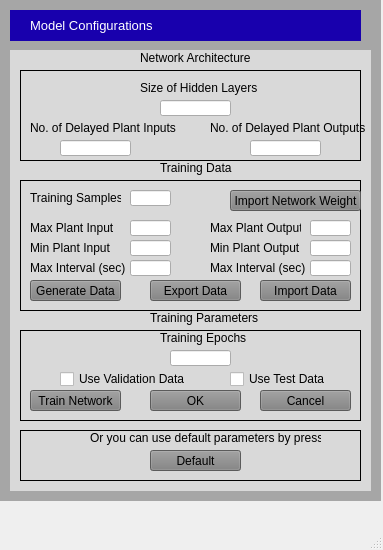
<?xml version="1.0" encoding="UTF-8"?>
<ui version="4.0">
 <class>MainWindow</class>
 <widget class="QMainWindow" name="MainWindow">
  <property name="geometry">
   <rect>
    <x>0</x>
    <y>0</y>
    <width>383</width>
    <height>550</height>
   </rect>
  </property>
  <property name="windowTitle">
   <string>MainWindow</string>
  </property>
  <widget class="QWidget" name="centralwidget">
   <widget class="QLabel" name="label">
    <property name="geometry">
     <rect>
      <x>140</x>
      <y>50</y>
      <width>151</width>
      <height>16</height>
     </rect>
    </property>
    <property name="text">
     <string>Network Architecture</string>
    </property>
   </widget>
   <widget class="QLabel" name="label_2">
    <property name="geometry">
     <rect>
      <x>30</x>
      <y>120</y>
      <width>171</width>
      <height>16</height>
     </rect>
    </property>
    <property name="text">
     <string>No. of Delayed Plant Inputs</string>
    </property>
   </widget>
   <widget class="QLabel" name="label_3">
    <property name="geometry">
     <rect>
      <x>210</x>
      <y>120</y>
      <width>171</width>
      <height>16</height>
     </rect>
    </property>
    <property name="text">
     <string>No. of Delayed Plant Outputs</string>
    </property>
   </widget>
   <widget class="QLabel" name="label_4">
    <property name="geometry">
     <rect>
      <x>140</x>
      <y>80</y>
      <width>161</width>
      <height>16</height>
     </rect>
    </property>
    <property name="text">
     <string>Size of Hidden Layers</string>
    </property>
   </widget>
   <widget class="QLabel" name="label_5">
    <property name="geometry">
     <rect>
      <x>160</x>
      <y>160</y>
      <width>91</width>
      <height>16</height>
     </rect>
    </property>
    <property name="text">
     <string>Training Data</string>
    </property>
   </widget>
   <widget class="QLabel" name="label_6">
    <property name="geometry">
     <rect>
      <x>30</x>
      <y>190</y>
      <width>91</width>
      <height>16</height>
     </rect>
    </property>
    <property name="text">
     <string>Training Samples</string>
    </property>
   </widget>
   <widget class="QLabel" name="label_7">
    <property name="geometry">
     <rect>
      <x>30</x>
      <y>220</y>
      <width>91</width>
      <height>16</height>
     </rect>
    </property>
    <property name="text">
     <string>Max Plant Input</string>
    </property>
   </widget>
   <widget class="QLabel" name="label_8">
    <property name="geometry">
     <rect>
      <x>30</x>
      <y>240</y>
      <width>91</width>
      <height>16</height>
     </rect>
    </property>
    <property name="text">
     <string>Min Plant Input</string>
    </property>
   </widget>
   <widget class="QLabel" name="label_9">
    <property name="geometry">
     <rect>
      <x>30</x>
      <y>260</y>
      <width>101</width>
      <height>16</height>
     </rect>
    </property>
    <property name="text">
     <string>Max Interval (sec)</string>
    </property>
   </widget>
   <widget class="QPushButton" name="pushButton">
    <property name="geometry">
     <rect>
      <x>230</x>
      <y>190</y>
      <width>131</width>
      <height>21</height>
     </rect>
    </property>
    <property name="styleSheet">
     <string notr="true">QPushButton{background-color: gray;}</string>
    </property>
    <property name="text">
     <string>Import Network Weight</string>
    </property>
   </widget>
   <widget class="QLabel" name="label_10">
    <property name="geometry">
     <rect>
      <x>210</x>
      <y>240</y>
      <width>91</width>
      <height>16</height>
     </rect>
    </property>
    <property name="text">
     <string>Min Plant Output</string>
    </property>
   </widget>
   <widget class="QLabel" name="label_11">
    <property name="geometry">
     <rect>
      <x>210</x>
      <y>220</y>
      <width>91</width>
      <height>16</height>
     </rect>
    </property>
    <property name="text">
     <string>Max Plant Output</string>
    </property>
   </widget>
   <widget class="QLabel" name="label_12">
    <property name="geometry">
     <rect>
      <x>210</x>
      <y>260</y>
      <width>111</width>
      <height>16</height>
     </rect>
    </property>
    <property name="text">
     <string>Max Interval (sec)</string>
    </property>
   </widget>
   <widget class="QLineEdit" name="lineEdit_6">
    <property name="geometry">
     <rect>
      <x>160</x>
      <y>100</y>
      <width>71</width>
      <height>16</height>
     </rect>
    </property>
   </widget>
   <widget class="QLineEdit" name="lineEdit_7">
    <property name="geometry">
     <rect>
      <x>60</x>
      <y>140</y>
      <width>71</width>
      <height>16</height>
     </rect>
    </property>
   </widget>
   <widget class="QLineEdit" name="lineEdit_8">
    <property name="geometry">
     <rect>
      <x>250</x>
      <y>140</y>
      <width>71</width>
      <height>16</height>
     </rect>
    </property>
   </widget>
   <widget class="QLineEdit" name="lineEdit">
    <property name="geometry">
     <rect>
      <x>130</x>
      <y>190</y>
      <width>41</width>
      <height>16</height>
     </rect>
    </property>
   </widget>
   <widget class="QLineEdit" name="lineEdit_2">
    <property name="geometry">
     <rect>
      <x>130</x>
      <y>220</y>
      <width>41</width>
      <height>16</height>
     </rect>
    </property>
   </widget>
   <widget class="QLineEdit" name="lineEdit_3">
    <property name="geometry">
     <rect>
      <x>130</x>
      <y>240</y>
      <width>41</width>
      <height>16</height>
     </rect>
    </property>
   </widget>
   <widget class="QLineEdit" name="lineEdit_4">
    <property name="geometry">
     <rect>
      <x>130</x>
      <y>260</y>
      <width>41</width>
      <height>16</height>
     </rect>
    </property>
   </widget>
   <widget class="QLineEdit" name="lineEdit_5">
    <property name="geometry">
     <rect>
      <x>310</x>
      <y>220</y>
      <width>41</width>
      <height>16</height>
     </rect>
    </property>
   </widget>
   <widget class="QLineEdit" name="lineEdit_9">
    <property name="geometry">
     <rect>
      <x>310</x>
      <y>240</y>
      <width>41</width>
      <height>16</height>
     </rect>
    </property>
   </widget>
   <widget class="QLineEdit" name="lineEdit_10">
    <property name="geometry">
     <rect>
      <x>310</x>
      <y>260</y>
      <width>41</width>
      <height>16</height>
     </rect>
    </property>
   </widget>
   <widget class="QPushButton" name="pushButton_2">
    <property name="geometry">
     <rect>
      <x>30</x>
      <y>280</y>
      <width>91</width>
      <height>21</height>
     </rect>
    </property>
    <property name="styleSheet">
     <string notr="true">QPushButton{background-color: gray;}</string>
    </property>
    <property name="text">
     <string>Generate Data</string>
    </property>
   </widget>
   <widget class="QPushButton" name="pushButton_3">
    <property name="geometry">
     <rect>
      <x>150</x>
      <y>280</y>
      <width>91</width>
      <height>21</height>
     </rect>
    </property>
    <property name="styleSheet">
     <string notr="true">QPushButton{background-color: gray;}</string>
    </property>
    <property name="text">
     <string>Export Data</string>
    </property>
   </widget>
   <widget class="QPushButton" name="pushButton_4">
    <property name="geometry">
     <rect>
      <x>260</x>
      <y>280</y>
      <width>91</width>
      <height>21</height>
     </rect>
    </property>
    <property name="styleSheet">
     <string notr="true">QPushButton{background-color: gray;}</string>
    </property>
    <property name="text">
     <string>Import Data</string>
    </property>
   </widget>
   <widget class="QLabel" name="label_13">
    <property name="geometry">
     <rect>
      <x>150</x>
      <y>310</y>
      <width>151</width>
      <height>16</height>
     </rect>
    </property>
    <property name="text">
     <string>Training Parameters</string>
    </property>
   </widget>
   <widget class="QLabel" name="label_14">
    <property name="geometry">
     <rect>
      <x>160</x>
      <y>330</y>
      <width>111</width>
      <height>16</height>
     </rect>
    </property>
    <property name="text">
     <string>Training Epochs</string>
    </property>
   </widget>
   <widget class="QLineEdit" name="lineEdit_11">
    <property name="geometry">
     <rect>
      <x>170</x>
      <y>350</y>
      <width>61</width>
      <height>16</height>
     </rect>
    </property>
   </widget>
   <widget class="QCheckBox" name="checkBox_2">
    <property name="geometry">
     <rect>
      <x>60</x>
      <y>370</y>
      <width>151</width>
      <height>18</height>
     </rect>
    </property>
    <property name="text">
     <string>Use Validation Data</string>
    </property>
   </widget>
   <widget class="QCheckBox" name="checkBox_3">
    <property name="geometry">
     <rect>
      <x>230</x>
      <y>370</y>
      <width>111</width>
      <height>18</height>
     </rect>
    </property>
    <property name="text">
     <string>Use Test Data</string>
    </property>
   </widget>
   <widget class="QPushButton" name="pushButton_5">
    <property name="geometry">
     <rect>
      <x>260</x>
      <y>390</y>
      <width>91</width>
      <height>21</height>
     </rect>
    </property>
    <property name="styleSheet">
     <string notr="true">QPushButton{background-color: gray;}</string>
    </property>
    <property name="text">
     <string>Cancel</string>
    </property>
   </widget>
   <widget class="QPushButton" name="pushButton_6">
    <property name="geometry">
     <rect>
      <x>30</x>
      <y>390</y>
      <width>91</width>
      <height>21</height>
     </rect>
    </property>
    <property name="styleSheet">
     <string notr="true">QPushButton{background-color: gray;}</string>
    </property>
    <property name="text">
     <string>Train Network</string>
    </property>
   </widget>
   <widget class="QPushButton" name="pushButton_7">
    <property name="geometry">
     <rect>
      <x>150</x>
      <y>390</y>
      <width>91</width>
      <height>21</height>
     </rect>
    </property>
    <property name="styleSheet">
     <string notr="true">QPushButton{background-color: gray;}</string>
    </property>
    <property name="text">
     <string>OK</string>
    </property>
   </widget>
   <widget class="QLabel" name="label_15">
    <property name="geometry">
     <rect>
      <x>90</x>
      <y>430</y>
      <width>231</width>
      <height>16</height>
     </rect>
    </property>
    <property name="text">
     <string>Or you can use default parameters by pressing</string>
    </property>
   </widget>
   <widget class="QPushButton" name="pushButton_8">
    <property name="geometry">
     <rect>
      <x>150</x>
      <y>450</y>
      <width>91</width>
      <height>21</height>
     </rect>
    </property>
    <property name="styleSheet">
     <string notr="true">QPushButton{background-color: gray;}</string>
    </property>
    <property name="text">
     <string>Default</string>
    </property>
   </widget>
   <widget class="QFrame" name="frame">
    <property name="geometry">
     <rect>
      <x>0</x>
      <y>0</y>
      <width>381</width>
      <height>501</height>
     </rect>
    </property>
    <property name="styleSheet">
     <string notr="true">QFrame{background-color:rgb(166,166,166);}</string>
    </property>
    <widget class="QFrame" name="frame_2">
     <property name="geometry">
      <rect>
       <x>10</x>
       <y>50</y>
       <width>361</width>
       <height>441</height>
      </rect>
     </property>
     <property name="styleSheet">
      <string notr="true">QFrame{background-color:#d9d9d9;}</string>
     </property>
     <widget class="QFrame" name="frame_3">
      <property name="geometry">
       <rect>
        <x>10</x>
        <y>20</y>
        <width>341</width>
        <height>91</height>
       </rect>
      </property>
      <property name="frameShape">
       <enum>QFrame::Box</enum>
      </property>
     </widget>
     <widget class="QFrame" name="frame_4">
      <property name="geometry">
       <rect>
        <x>10</x>
        <y>130</y>
        <width>341</width>
        <height>131</height>
       </rect>
      </property>
      <property name="frameShape">
       <enum>QFrame::Box</enum>
      </property>
     </widget>
     <widget class="QFrame" name="frame_5">
      <property name="geometry">
       <rect>
        <x>10</x>
        <y>280</y>
        <width>341</width>
        <height>91</height>
       </rect>
      </property>
      <property name="frameShape">
       <enum>QFrame::Box</enum>
      </property>
     </widget>
     <widget class="QFrame" name="frame_6">
      <property name="geometry">
       <rect>
        <x>10</x>
        <y>380</y>
        <width>341</width>
        <height>51</height>
       </rect>
      </property>
      <property name="frameShape">
       <enum>QFrame::Box</enum>
      </property>
     </widget>
    </widget>
    <widget class="QFrame" name="frame_7">
     <property name="geometry">
      <rect>
       <x>10</x>
       <y>10</y>
       <width>351</width>
       <height>31</height>
      </rect>
     </property>
     <property name="styleSheet">
      <string notr="true">QFrame{background-color:#1800ad;}</string>
     </property>
     <widget class="QLabel" name="label_16">
      <property name="geometry">
       <rect>
        <x>20</x>
        <y>5</y>
        <width>161</width>
        <height>21</height>
       </rect>
      </property>
      <property name="font">
       <font>
        <pointsize>10</pointsize>
       </font>
      </property>
      <property name="styleSheet">
       <string notr="true">QLabel{color:white;}</string>
      </property>
      <property name="text">
       <string>Model Configurations</string>
      </property>
     </widget>
    </widget>
   </widget>
   <zorder>frame</zorder>
   <zorder>label</zorder>
   <zorder>label_2</zorder>
   <zorder>label_3</zorder>
   <zorder>label_4</zorder>
   <zorder>label_5</zorder>
   <zorder>label_6</zorder>
   <zorder>label_7</zorder>
   <zorder>label_8</zorder>
   <zorder>label_9</zorder>
   <zorder>pushButton</zorder>
   <zorder>label_10</zorder>
   <zorder>label_11</zorder>
   <zorder>label_12</zorder>
   <zorder>lineEdit_6</zorder>
   <zorder>lineEdit_7</zorder>
   <zorder>lineEdit_8</zorder>
   <zorder>lineEdit</zorder>
   <zorder>lineEdit_2</zorder>
   <zorder>lineEdit_3</zorder>
   <zorder>lineEdit_4</zorder>
   <zorder>lineEdit_5</zorder>
   <zorder>lineEdit_9</zorder>
   <zorder>lineEdit_10</zorder>
   <zorder>pushButton_2</zorder>
   <zorder>pushButton_3</zorder>
   <zorder>pushButton_4</zorder>
   <zorder>label_13</zorder>
   <zorder>label_14</zorder>
   <zorder>lineEdit_11</zorder>
   <zorder>checkBox_2</zorder>
   <zorder>checkBox_3</zorder>
   <zorder>pushButton_5</zorder>
   <zorder>pushButton_6</zorder>
   <zorder>pushButton_7</zorder>
   <zorder>label_15</zorder>
   <zorder>pushButton_8</zorder>
  </widget>
  <widget class="QMenuBar" name="menubar">
   <property name="geometry">
    <rect>
     <x>0</x>
     <y>0</y>
     <width>383</width>
     <height>22</height>
    </rect>
   </property>
  </widget>
  <widget class="QStatusBar" name="statusbar"/>
 </widget>
 <resources/>
 <connections/>
</ui>
